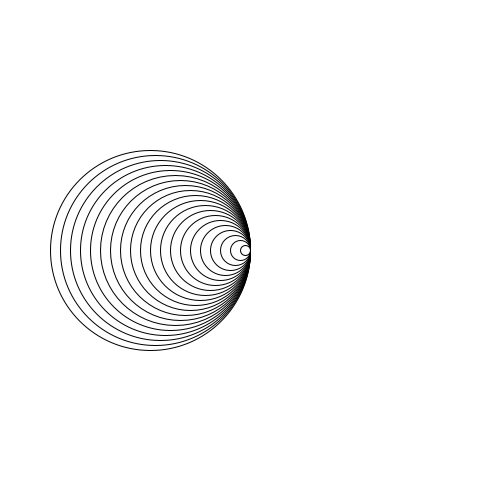
Frame 1 (no input)
Frame 60 (the mouse pressed at the canvas centre just before this capture): identical to frame 1, image omitted
Frame 120 (the mouse held since frame 60 and released just before this capture): identical to frame 1, image omitted

The Processing sketch that drew this single still picture (run headless with seeded random() and noise(); from frame 60 on, the mouse is pressed at the canvas centre):

// Processing sketch: ho_9_opdr_6
// ── ho_9_opdr_6.pde
void setup(){
 size(500,500);
 
}

void draw(){
  background(255,255,255);
  drawRichtC(250,250,200,20);
}

void drawRichtC(int a, int b, int sizeC, int aantal){
  for(int i = 0; i < aantal; i++){
    ellipse(a -  sizeC/2,b,sizeC,sizeC);
    sizeC -= 10;
  }
}
